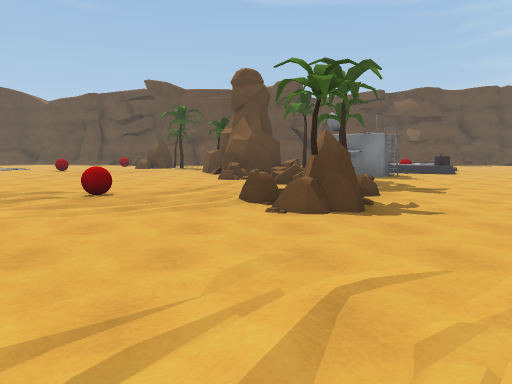
View 1 (above)

24 first-person views from a walk through a Unity game level. The camera is 1.4 m above the floor, tilts 6° down and sees 70° across. The floor is counted in squares, 2 m on a side. Each view is taken from the middle of a square. On the plan, view 1 faces up. The plan holds only what a view shows up to about 11 squares ahead; the rest is blank. The place goes on beyond the plan. Some animated figures are not drawn.

View 2
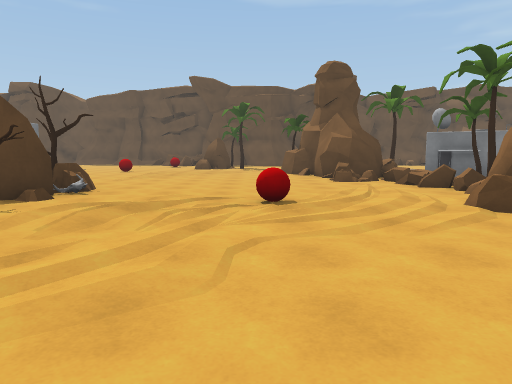

View 3
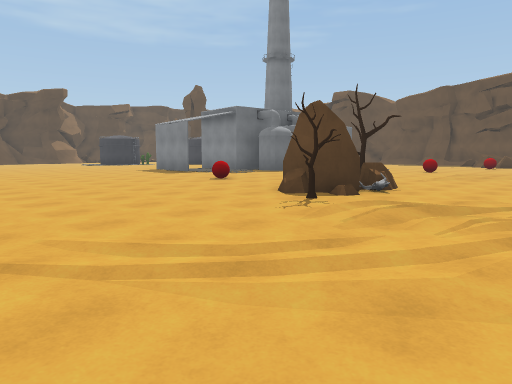

View 4
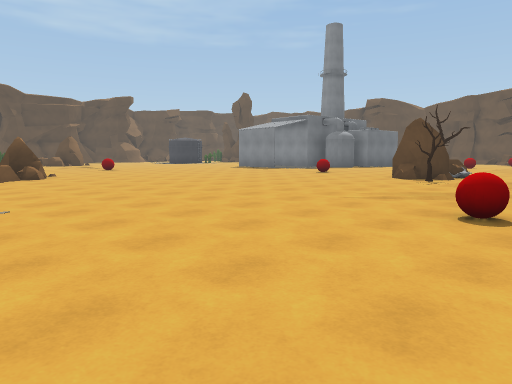

View 5
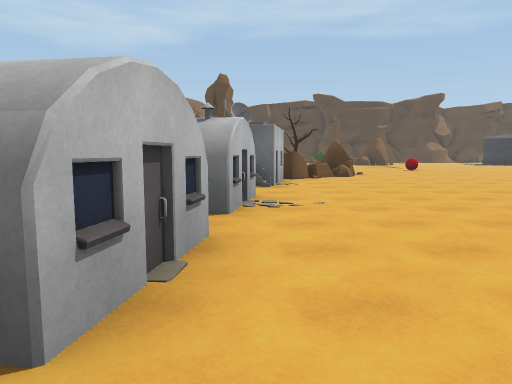

View 6
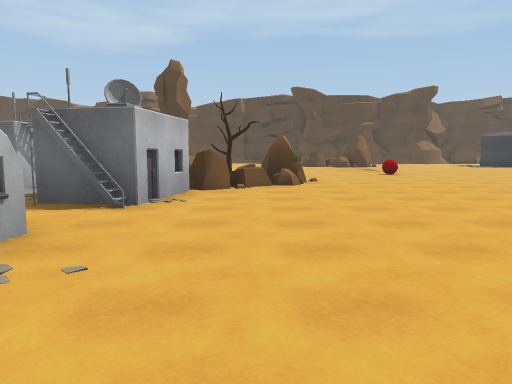

View 7
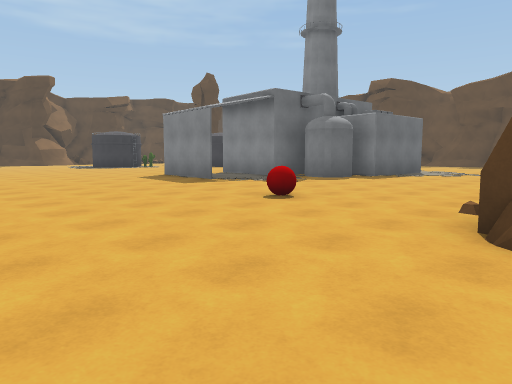

View 8
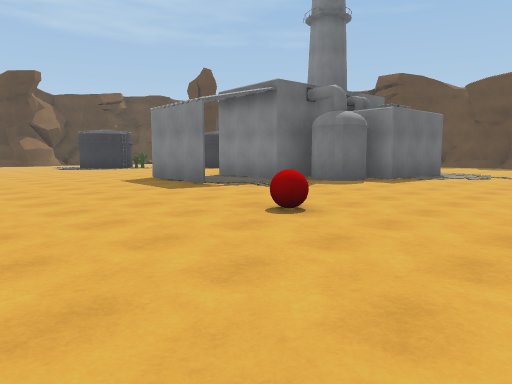

View 9
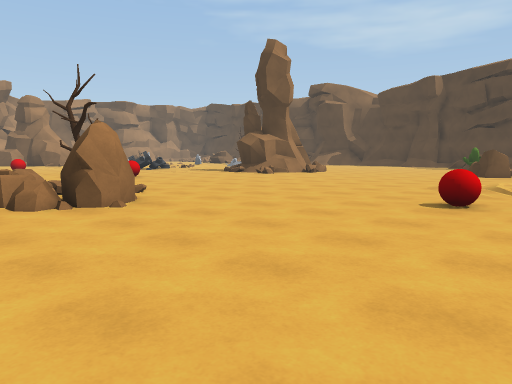

View 10
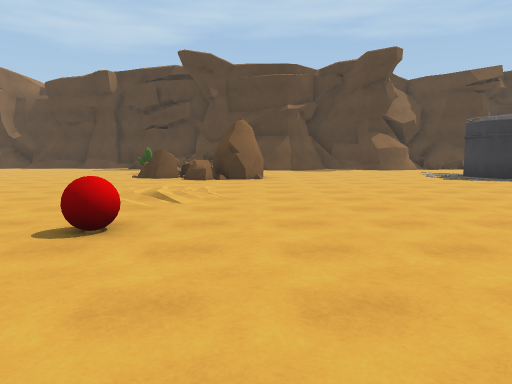

View 11
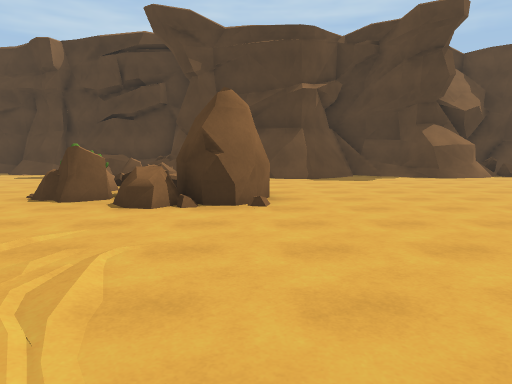

View 12
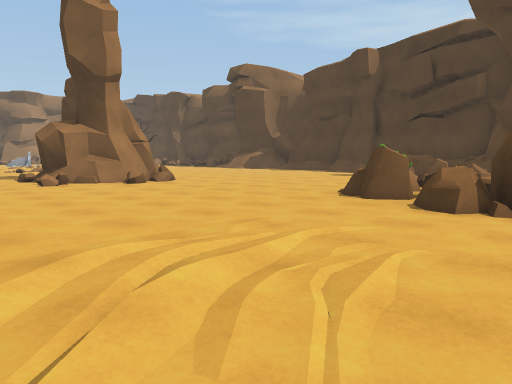

View 13
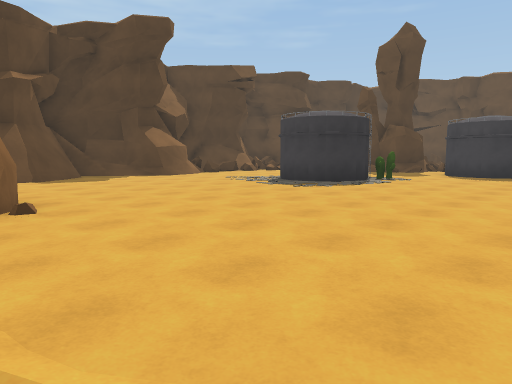

View 14
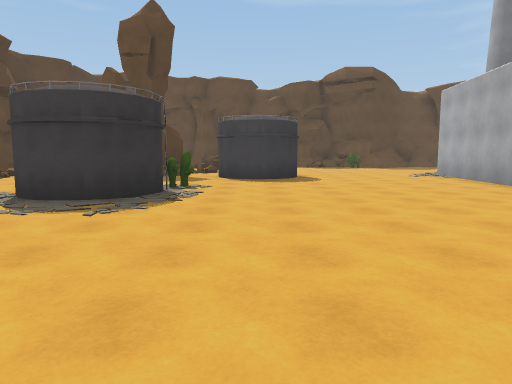

View 15
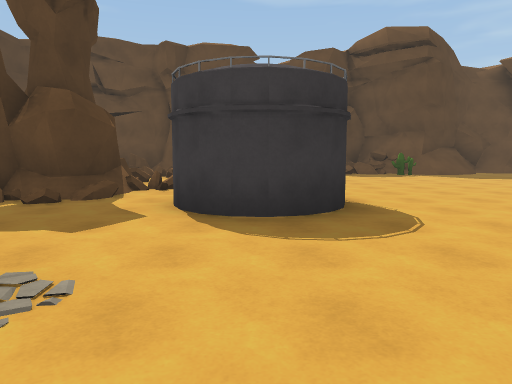

View 16
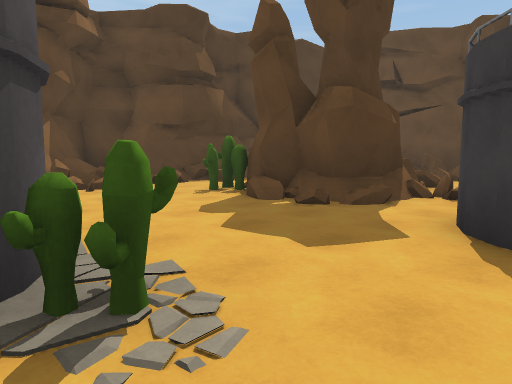

View 17
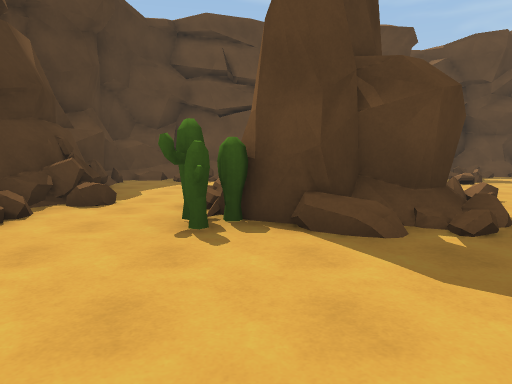

View 18
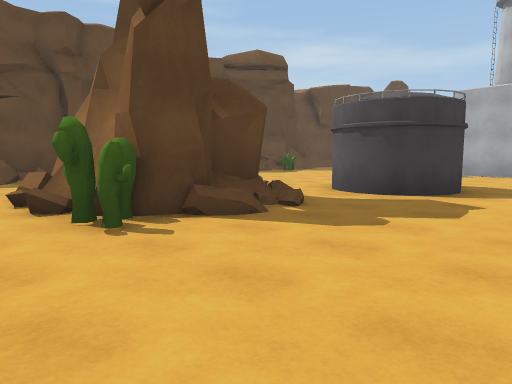

View 19
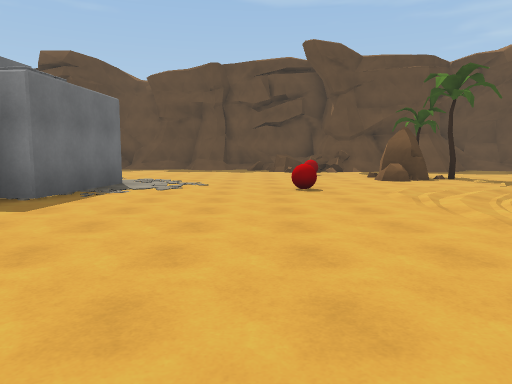

View 20
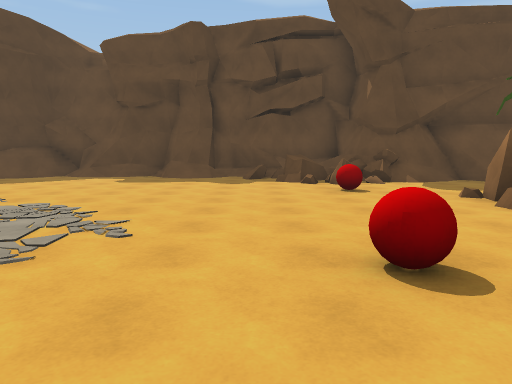

View 21
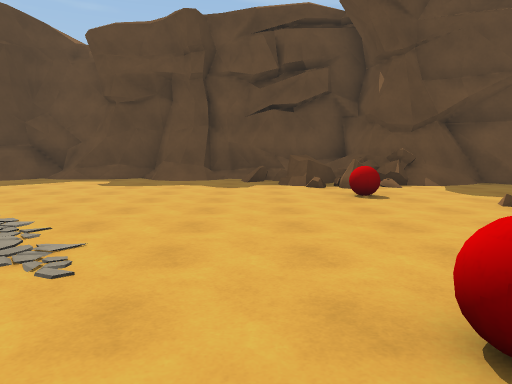

View 22
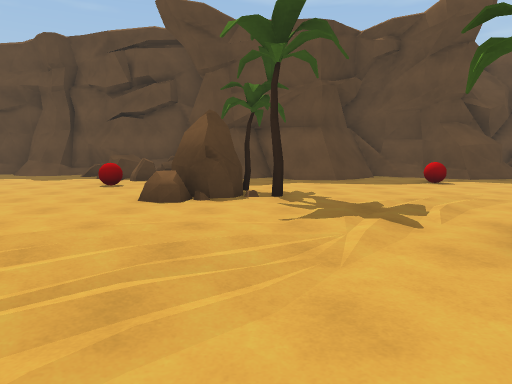

View 23
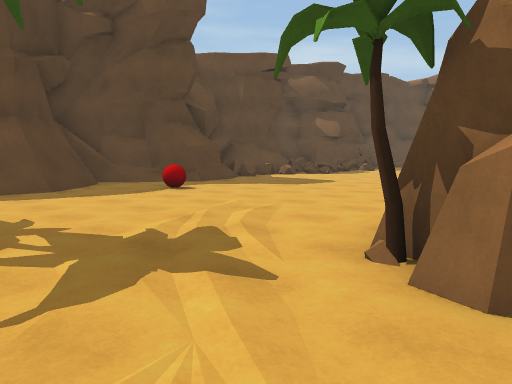

View 24
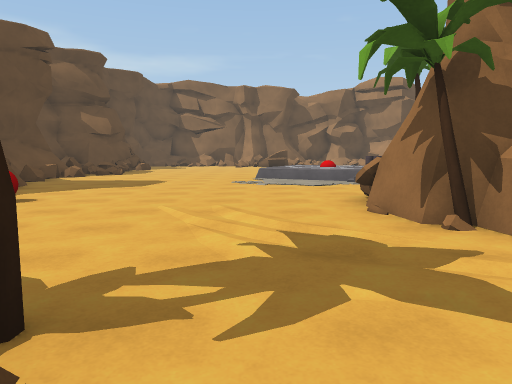

### Floor plan
Key: @ floor where view 1 was taken; # wall or solid block; x gap in a wall; . main floor; : floor 0.5 m higher than the main floor; / step, stairs or slope; = window, fence, low wall or low ledge; ^ raised ledge; O other object.
Columns run from 31 left of view 1 to 6 right of it. Each row starts with its distance up from view 1.
 25    ##          ########^#^     =
 24 #  #     =#    //=#.#////^    ####  ##
 23 =#==^    #.    /......=^#######//##=#=
 22 .... =   . ............=#=/.##/..##...
 21 .... .  .. ....................O......
 20 /..  = ........  .......O.............
 19 #..### ........   ........OO..........
 18 #=.####.......    ........OO..........
 17 #.O###..# ...      .................=/
 16  ..###.###....#    #................=/
 15 =.............#   ##...O.....O###...:
 14 =.............#   #..........##  O
 13  .....O.......#####.......... #
 12 =     #....... ##.............####OO
 11 #.  ###......  ...............O##OOO..
 10 #....# ......  .................=O....
  9 #.............###...............=O....
  8 ........................O.......# ....
  7 ....................O..OO.......OO...
  6 #.......................OO..O..OO...
  5 #...............................O...
  4 # ...#O............................
  3      #O...........................
  2 # ==OOO..//..O....................
  1 #==OOO....................... ./.
  0 ^x:O.......................O   @
 -1   ..............O............
 -2  ...............OO...........
 -3  .............. OOO..........
 -4    ...//.......   OOO.O......
 -5     ..##=. ...    OO#. O OO.
 -6      .###.  .O   O..
 -7                  O#

Positions as (right, up) in squares from view 1, and headings:
1: (0, 0), facing up
2: (-3, 1), facing up
3: (-3, 1), facing up-left
4: (-3, -4), facing up-left
5: (-3, -4), facing left
6: (-6, -2), facing left
7: (-7, 3), facing up-left
8: (-8, 4), facing up-left
9: (-13, 4), facing down-left
10: (-15, 4), facing left
11: (-20, 4), facing left
12: (-20, 4), facing down-left
13: (-20, 3), facing up-left
14: (-23, 5), facing up
15: (-23, 11), facing up
16: (-23, 12), facing up-left
17: (-28, 13), facing up
18: (-30, 13), facing up-right
19: (-9, 8), facing up
20: (-9, 13), facing up
21: (-9, 14), facing up
22: (-4, 12), facing up
23: (-4, 14), facing up-right
24: (-5, 17), facing right
